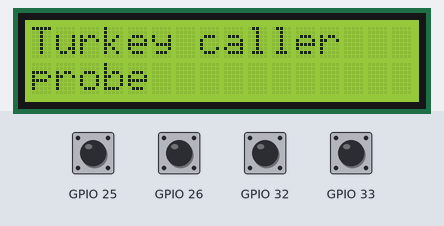
A program run on a simulated ESP32. On the bench: 16×2 character LCD. The test bench sets the inputs (shaded band); at power-on: GPIO 25, GPIO 26, GPIO 32, GPIO 33 HIGH. What the program prints to the serial monitor is not drawn.

Above: at 1.8 s.
1.9 s: GPIO 25 pulled LOW for 0.15 s
At 2.4 s:
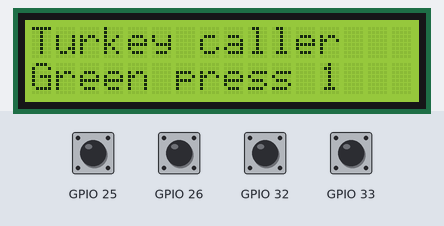
3.6 s: GPIO 26 pulled LOW for 0.15 s
At 4.8 s:
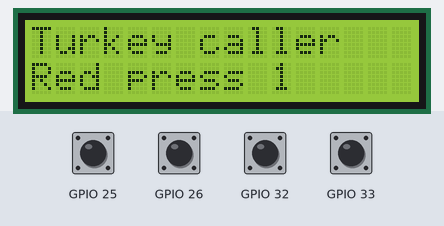
5.3 s: GPIO 32 pulled LOW for 0.15 s
At 6.1 s:
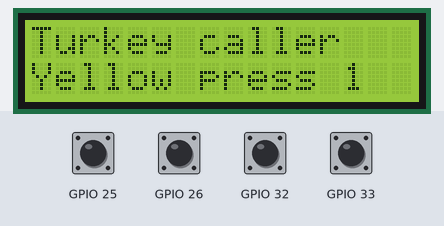
7.0 s: GPIO 33 pulled LOW for 0.15 s
At 7.5 s:
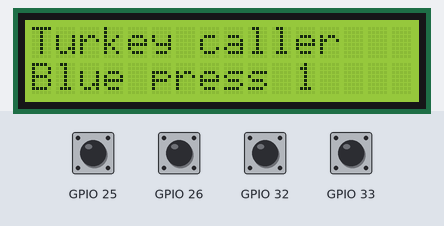
8.7 s: GPIO 25 pulled LOW for 1 s
At 10.9 s:
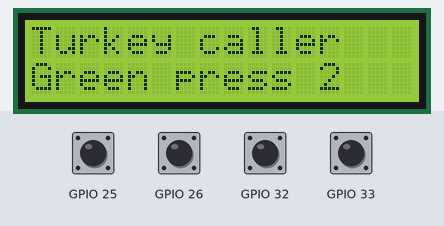
11.2 s: GPIO 26 pulled LOW for 1 s
At 13.1 s:
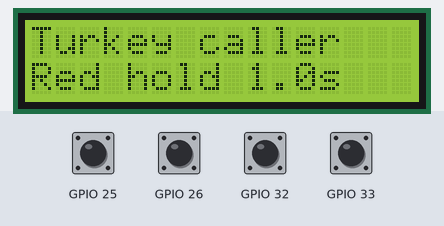
Timing chart, 0 to 14.6 s (numbered marks = the images above; inputs shaded):
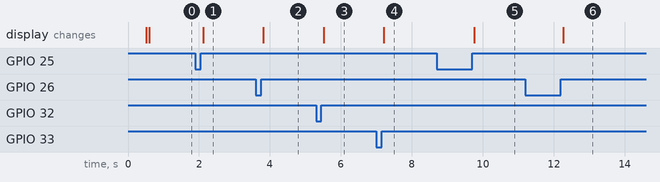

Measured:
- after the input at 1.9 s, the display: changes after 0.21 s (image 1)
- after the input at 3.6 s, the display: changes after 0.21 s (image 2)
- after the input at 5.3 s, the display: changes after 0.21 s (image 3)
- after the input at 7.0 s, the display: changes after 0.22 s (image 4)
- after the input at 8.7 s, the display: changes after 1.1 s (image 5)
- after the input at 11.2 s, the display: changes after 1.1 s (image 6)

The program:

main.cpp
```cpp
// F15 probe: LCD1602 (I2C) on SDA 21 / SCL 22 and four big buttons to GND.
// Prints the LCD's address, then each press and hold on serial and on the LCD.
#include <Arduino.h>
#include <LiquidCrystal_I2C.h>
#include <Wire.h>

struct Button {
  const char *name;
  uint8_t pin;
  bool down = false;       // debounced state
  bool raw = false;
  uint32_t changedAt = 0;  // last raw change
  uint32_t downAt = 0;
  uint32_t presses = 0;
};

static Button buttons[] = {{"Yellow", 32}, {"Blue", 33}, {"Green", 25}, {"Red", 26}};
static const uint32_t kDebounceMs = 30, kHoldMs = 1000, kBacklightMs = 30000;

static LiquidCrystal_I2C *lcd = nullptr;
static uint8_t lcdAddr = 0;
static bool backlight = true;
static uint32_t lastPress = 0;

static uint8_t findLcd() {
  uint8_t found = 0;
  Serial.print("I2C scan:");
  for (uint8_t a = 1; a < 127; a++) {
    Wire.beginTransmission(a);
    if (Wire.endTransmission() == 0) {
      Serial.printf(" 0x%02X", a);
      if (!found && ((a >= 0x20 && a <= 0x27) || (a >= 0x38 && a <= 0x3F))) found = a;  // PCF8574(A) backpacks
    }
  }
  Serial.println(found ? "" : " nothing");
  return found;
}

// Rewrites both lines (32 characters) and reports how long it took.
static void show(const char *line1, const char *line2) {
  if (!lcd) return;
  char a[17], b[17];
  snprintf(a, sizeof a, "%-16s", line1);
  snprintf(b, sizeof b, "%-16s", line2);
  uint32_t t = micros();
  lcd->setCursor(0, 0);
  lcd->print(a);
  lcd->setCursor(0, 1);
  lcd->print(b);
  Serial.printf("  (LCD rewrite %lu us)\n", (unsigned long)(micros() - t));
}

void setup() {
  Serial.begin(115200);
  delay(500);
  Serial.println("\nui-probe: LCD on SDA 21 / SCL 22, buttons Yellow 32, Blue 33, Green 25, Red 26");
  for (auto &b : buttons) pinMode(b.pin, INPUT_PULLUP);
  Wire.begin(21, 22, 100000);
  lcdAddr = findLcd();
  if (lcdAddr) {
    Serial.printf("LCD: 0x%02X\n", lcdAddr);
    lcd = new LiquidCrystal_I2C(lcdAddr, 16, 2);
    lcd->init();
    lcd->backlight();
    show("Turkey caller", "probe");
  } else {
    Serial.println("LCD: none (check SDA 21, SCL 22, VCC on 5V, GND). Buttons still report on serial.");
  }
  for (auto &b : buttons) {
    if (digitalRead(b.pin) == LOW) Serial.printf("%s reads LOW at boot: check its wiring (it should only go to GND when pushed)\n", b.name);
  }
  lastPress = millis();
}

void loop() {
  uint32_t now = millis();
  for (auto &b : buttons) {
    bool raw = digitalRead(b.pin) == LOW;
    if (raw != b.raw) {
      b.raw = raw;
      b.changedAt = now;
    }
    if (b.raw == b.down || now - b.changedAt < kDebounceMs) continue;
    b.down = b.raw;
    lastPress = now;
    if (b.down) {
      b.downAt = now;
      if (!backlight && lcd) {
        lcd->backlight();
        backlight = true;
        Serial.printf("%s: backlight on (wake only)\n", b.name);
        b.downAt = 0;  // this push only wakes the screen
      }
      continue;
    }
    if (!b.downAt) continue;
    uint32_t held = now - b.downAt;
    char line[17];
    if (held >= kHoldMs) {
      snprintf(line, sizeof line, "%s hold %.1fs", b.name, held / 1000.0);
    } else {
      b.presses++;
      snprintf(line, sizeof line, "%s press %lu", b.name, (unsigned long)b.presses);
    }
    Serial.print(line);
    if (!lcd) Serial.println();
    show(lcdAddr ? "Turkey caller" : "", line);
  }
  if (backlight && lcd && now - lastPress > kBacklightMs) {
    lcd->noBacklight();
    backlight = false;
    Serial.println("backlight off (30 s without a press)");
  }
  delay(5);
}
```
